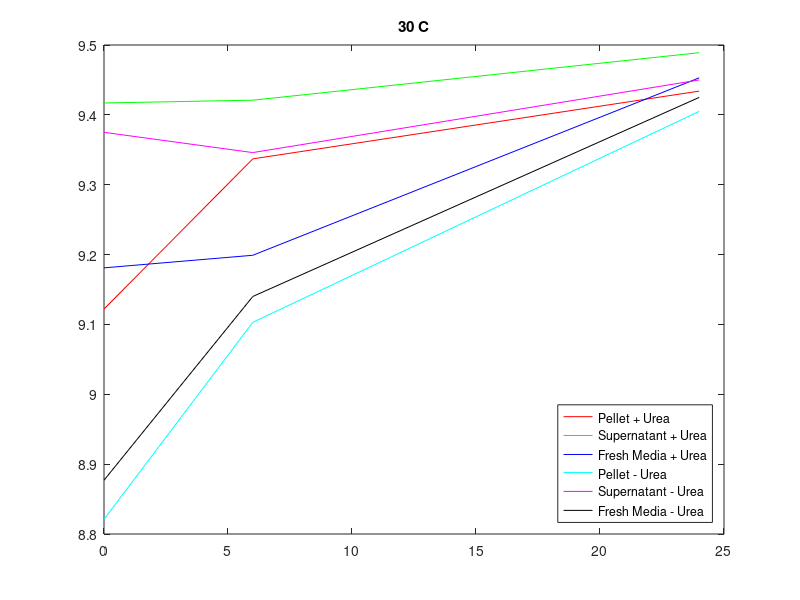

MATLAB code to generate this figure:
%% Plot %%
% 22C
x = [0,6,24];
PelletUrea = [9.080, 9.364, 9.439];
SupUrea = [9.380, 9.391, 9.522];
ContUrea = [9.136, 9.149, 9.386];
Pellet = [8.815, 8.996, 9.316];
Sup = [9.371, 9.343, 9.408];
Cont = [8.856, 8.998, 9.331];

plot (x, PelletUrea, "r", x, SupUrea, "g", x, ContUrea, "b", x, Pellet, "c", x, Sup, "m", x, Cont, "k")
legend ('Pellet + Urea','Supernatant + Urea', 'Fresh Media + Urea','Pellet - Urea','Supernatant - Urea', 'Fresh Media - Urea','Location','southeast')
title ('Room Temperature')

%% Plot %%
% 30C
x = [0,6,24];
PelletUrea = [9.122, 9.337, 9.434];
SupUrea = [9.417, 9.421, 9.489];
ContUrea = [9.181, 9.199, 9.453];
Pellet = [8.821, 9.103, 9.405];
Sup = [9.375, 9.346, 9.45];
Cont = [8.877, 9.14, 9.425];

plot (x, PelletUrea, "r", x, SupUrea, "g", x, ContUrea, "b", x, Pellet, "c", x, Sup, "m", x, Cont, "k")
legend ('Pellet + Urea','Supernatant + Urea', 'Fresh Media + Urea','Pellet - Urea','Supernatant - Urea', 'Fresh Media - Urea','Location','southeast')
title ('30 C')
